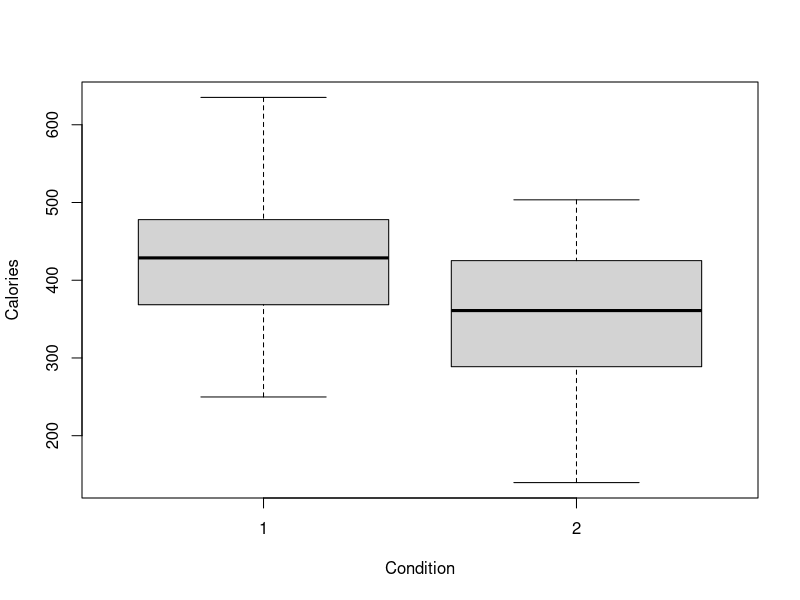
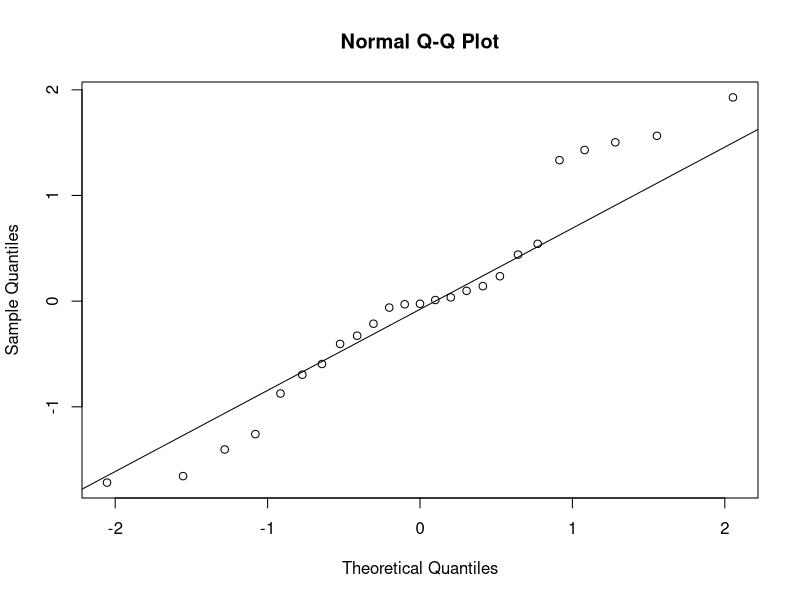
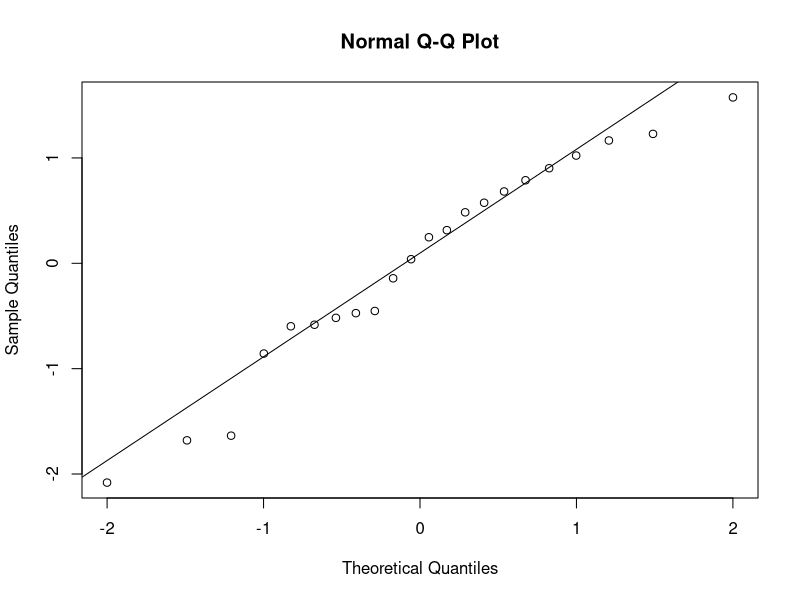

Write the R code that produced these figures, in order. (Note: this script raises an error after producing the figures.)
## ---- chunk 1
knitr::opts_chunk$set(echo = TRUE)
## ---- chunk 2
library(skimr)
library(readr)
library(dplyr)
## ---- chunk 3
ds_calories <- read_csv("kid_calories.csv") # call CSV
ds_calories <- data.frame(ds_calories) # Into dataframe
colnames(ds_calories)[1] <- "Condition" # Change 1st collumn name
head(ds_calories)
tail(ds_calories)
attach(ds_calories) # attach to avoid using "$"
## ---- chunk 4
skim(Calories[Condition==1])
skim(Calories[Condition==2])
## ---- chunk 5
boxplot(Calories~Condition)
## ---- chunk 6
shapiro.test(Calories[Condition==1])
shapiro.test(Calories[Condition==2])
## ---- chunk 7
scaled_condition01<- scale(Calories[Condition==1])
scaled_condition02<- scale(Calories[Condition==2])
qqnorm(scaled_condition01); qqline(scaled_condition01)
qqnorm(scaled_condition02); qqline(scaled_condition02)
## ---- chunk 8
var.test(Calories~Condition)
## ---- chunk 9
t.test(Calories~Condition, paired = FALSE, var.equal = TRUE, alternative = "two.sided", conf.level = .95)
## ---- chunk 10
t.test(Calories[Condition==1], mu = 400, alternative = "greater") 
## ---- chunk 11
## Only for the C.I
t.test(Calories[Condition==1])
## ---- chunk 12
no_caffeine <- c(36.05, 52.47, 56.55, 45.2, 35.25, 66.38, 40.57, 57.15, 28.34)
caffeine_13mg <- c(37.55, 59.3, 79.12, 58.33, 70.54, 69.47, 46.48, 66.35, 36.2)
ds03 <- data.frame(no_caffeine, caffeine_13mg)
## ---- chunk 13
skim(no_caffeine)
skim(caffeine_13mg)
## ---- chunk 14
boxplot(no_caffeine, caffeine_13mg, 
        names=c("no caffeine", "13 mg of caffeine"),
        ylab="Endurance times", 
        col=c("snow", "snow"))
## ---- chunk 15
hist(no_caffeine)
hist(caffeine_13mg)
## ---- chunk 16
scaled_no_caffeine <- scale(no_caffeine)
scaled_caffeine_13mg <- scale(caffeine_13mg)
qqnorm(scaled_caffeine_13mg); qqline(scaled_caffeine_13mg)
qqnorm(scaled_no_caffeine); qqline(scaled_no_caffeine)
## ---- chunk 17
shapiro.test(caffeine_13mg)
shapiro.test(no_caffeine)
## ---- chunk 18
t.test(caffeine_13mg, no_caffeine, paired = TRUE)

# OR 

d = caffeine_13mg - no_caffeine 
t.test(d)
